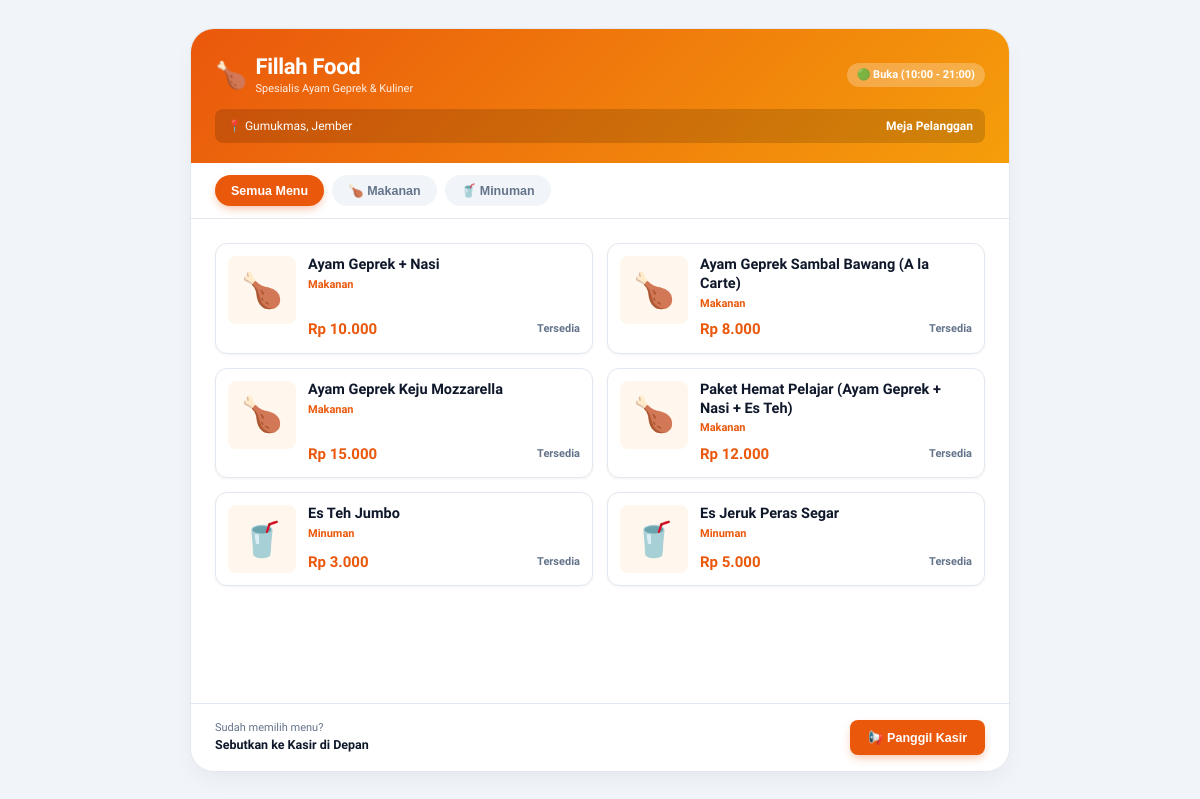
Page /menu.php on the committed database.
### tables this page shows
CREATE TABLE IF NOT EXISTS produk (
    id INT AUTO_INCREMENT PRIMARY KEY,
    nama_produk VARCHAR(100) NOT NULL,
    harga DECIMAL(10,2) NOT NULL,
    kategori ENUM('Makanan', 'Minuman') NOT NULL,
    gambar VARCHAR(255) NULL
);

### menu.php (the view, shortened to what this page needs)
<?php
require 'config.php';
$query = "SELECT * FROM produk ORDER BY kategori ASC, id ASC";
$result = $conn->query($query);
$menu_list = [];
if ($result) {
    while ($row = $result->fetch_assoc()) {
        $menu_list[] = $row;
    }
}
?>
<!DOCTYPE html>
<html lang="id">
<head>
    <link rel="stylesheet" href="style.css">
</head>
<body>
    <div class="mobile-container">
        <header class="banner-header">
            <div class="brand-row">
                <div style="display: flex; align-items: center; gap: 8px;">
                    <span style="font-size: 26px;">🍗</span>
                    <div>
                        <h1 class="brand-title">Fillah Food</h1>
                        <p style="font-size: 11px; opacity: 0.9;">Spesialis Ayam Geprek & Kuliner</p>
                    </div>
                </div>
                <span class="status-badge">🟢 Buka (10:00 - 21:00)</span>
            </div>
            <div class="location-info">
                <span>📍 Gumukmas, Jember</span>
                <span style="font-weight: 700; color: #fff;">Meja Pelanggan</span>
            </div>
        </header>
        <div class="cat-scroll">
            <button class="cat-btn active" onclick="filterCat('Semua')">Semua Menu</button>
            <button class="cat-btn" onclick="filterCat('Makanan')">🍗 Makanan</button>
            <button class="cat-btn" onclick="filterCat('Minuman')">🥤 Minuman</button>
        </div>
        <main class="menu-list">
            <?php foreach ($menu_list as $item): ?>
                <div class="menu-card" data-cat="<?php echo htmlspecialchars($item['kategori']); ?>">
                    <div class="menu-icon">
                        <?php if (!empty($item['gambar']) && file_exists($item['gambar'])): ?>
                            <img src="<?php echo htmlspecialchars($item['gambar']); ?>"
                                 alt="<?php echo htmlspecialchars($item['nama_produk']); ?>"
                                 style="width:100%;height:100%;object-fit:cover;">
                        <?php else: ?>
                            <?php echo ($item['kategori'] === 'Makanan') ? '🍗' : '🥤'; ?>
                        <?php endif; ?>
                    </div>
                    <div class="menu-info">
                        <div>
                            <div class="menu-name"><?php echo htmlspecialchars($item['nama_produk']); ?></div>
                            <div class="menu-cat"><?php echo htmlspecialchars($item['kategori']); ?></div>
                        </div>
                        <div class="menu-price-row">
                            <span class="menu-price">Rp <?php echo number_format($item['harga'], 0, ',', '.'); ?></span>
                            <span style="font-size: 11px; color: var(--text-muted); font-weight: 600;">Tersedia</span>
                        </div>
                    </div>
                </div>
            <?php endforeach; ?>
        </main>
        <footer class="bottom-bar">
            <div>
                <div style="font-size: 11px; color: var(--text-muted);">Sudah memilih menu?</div>
                <div style="font-size: 12.5px; font-weight: 700;">Sebutkan ke Kasir di Depan</div>
            </div>
            <button class="btn-call" onclick="alert('Silakan sebutkan nomor Meja dan pesanan Anda ke Kasir di depan ya kak!')">
                📢 Panggil Kasir
            </button>
        </footer>
    </div>
</body>
</html>

### style.css (style rules this page uses)
:root { --primary: #ea580c; --primary-hover: #c2410c; --primary-light: #fff7ed; --secondary: #f59e0b; --success: #16a34a; --success-hover: #15803d; --success-light: #dcfce7; --warning: #d97706; --warning-light: #fef3c7; --danger: #dc2626; --danger-light: #fee2e2; --bg-canvas: #f8fafc; --bg-card: #ffffff; --sidebar-bg: #0f172a; --sidebar-hover: #1e293b; --text-dark: #0f172a; --text-muted: #64748b; --border: #e2e8f0; --radius-sm: 8px; --radius-md: 12px; --radius-lg: 18px; --radius-xl: 24px; --shadow-sm: 0 1px 3px rgba(0, 0, 0, 0.05); --shadow-md: 0 4px 12px -2px rgba(15, 23, 42, 0.08); --shadow-lg: 0 10px 25px -5px rgba(234, 88, 12, 0.15), 0 0 1px 1px rgba(0, 0, 0, 0.05); --shadow-primary: 0 4px 14px -2px rgba(234, 88, 12, 0.4); --safe-top: env(safe-area-inset-top, 0px); --safe-bottom: env(safe-area-inset-bottom, 0px); --safe-left: env(safe-area-inset-left, 0px); --safe-right: env(safe-area-inset-right, 0px); }
*, *::before, *::after { margin: 0; padding: 0; box-sizing: border-box; -webkit-tap-highlight-color: transparent; }
html { font-size: 16px; scroll-behavior: smooth; -webkit-text-size-adjust: 100%; }
body { background-color: var(--bg-canvas); color: var(--text-dark); font-family: 'Plus Jakarta Sans', system-ui, -apple-system, BlinkMacSystemFont, 'Segoe UI', Roboto, sans-serif; line-height: 1.5; min-height: 100vh; min-height: 100dvh; overflow-x: hidden; }
h1, h2, h3, h4, h5, h6 { color: var(--text-dark); font-weight: 800; letter-spacing: -0.02em; line-height: 1.25; }

### rows in the picture
produk: nama_produk "Ayam Geprek + Nasi", kategori "Makanan", harga "10.000"
produk: nama_produk "Ayam Geprek Sambal Bawang (A la Carte)", kategori "Makanan", harga "8.000"
produk: nama_produk "Ayam Geprek Keju Mozzarella", kategori "Makanan", harga "15.000"
produk: nama_produk "Paket Hemat Pelajar (Ayam Geprek + Nasi + Es Teh)", kategori "Makanan", harga "12.000"
produk: nama_produk "Es Teh Jumbo", kategori "Minuman", harga "3.000"
produk: nama_produk "Es Jeruk Peras Segar", kategori "Minuman", harga "5.000"
